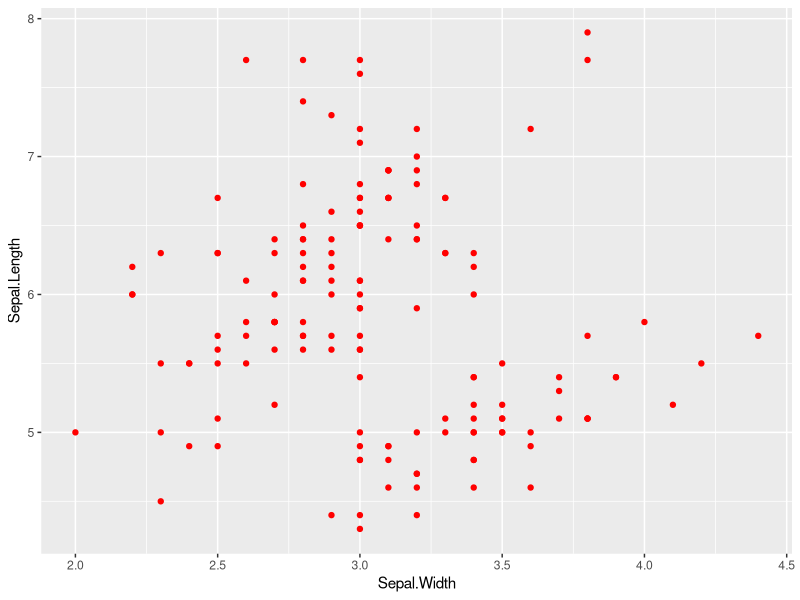
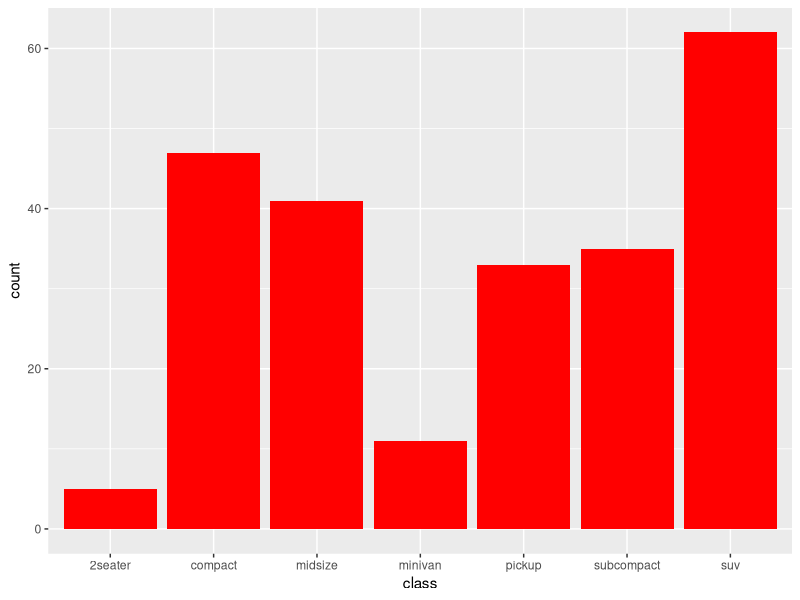
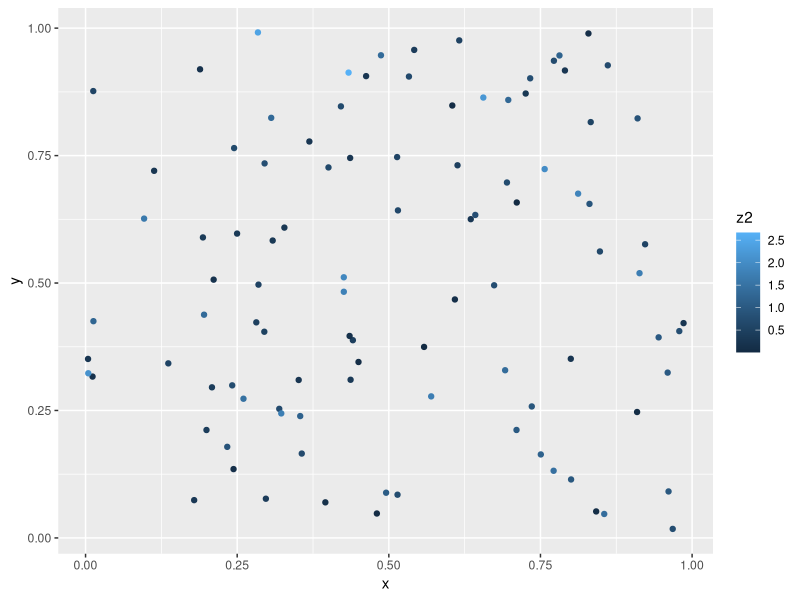
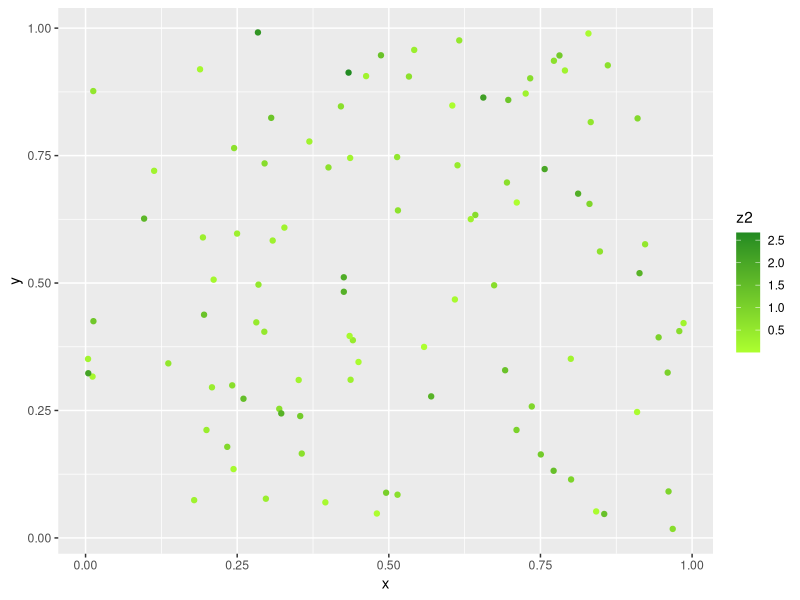
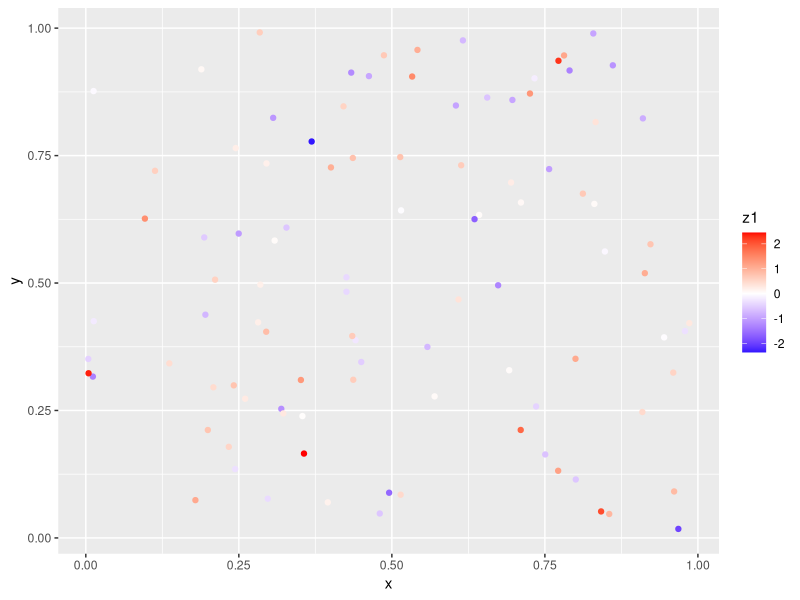
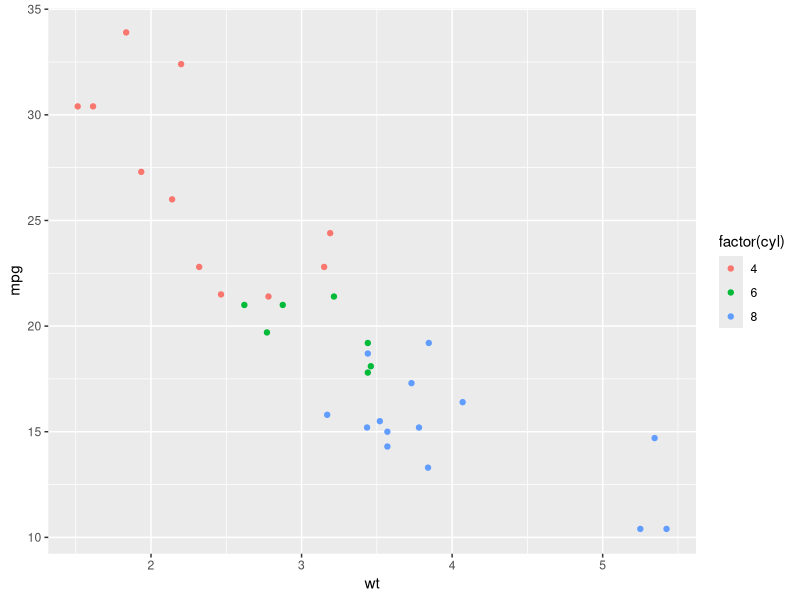
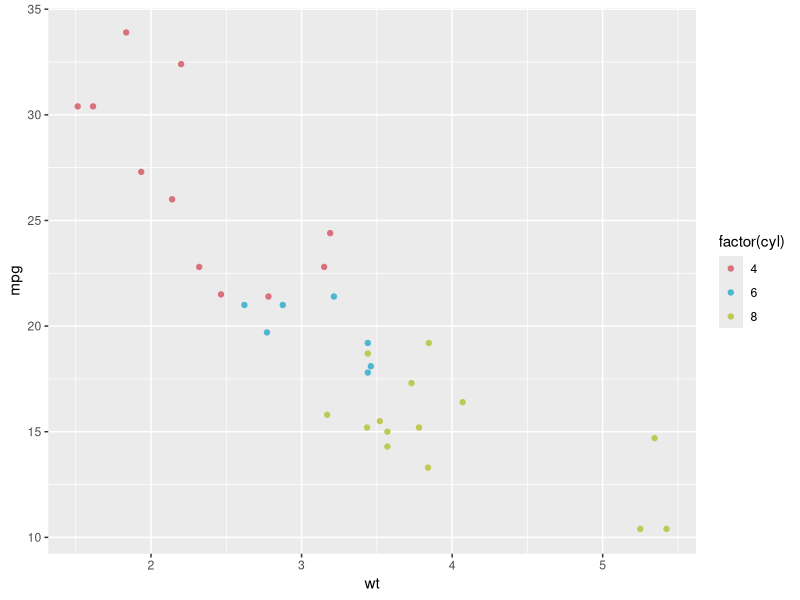

Generate these figures, in order, with R:
## ---- chunk 1
knitr::opts_chunk$set(fig.width=8, fig.height=6, fig.align = 'center',
                      error=FALSE, warning=FALSE, message=FALSE, dpi=300)

# Inelegant solution to font dependency issues
options(device = function(file, width, height) {
  png(tempfile(), width = width, height = height)
})

## ---- chunk 2
library(tidyverse)

ggplot(iris) + 
    geom_point(aes(x = Sepal.Width, y = Sepal.Length), color = 'red')
## ---- chunk 3
ggplot(mpg) +
    geom_bar(aes(x = class), fill = 'red')
## ---- chunk 4
df <- data.frame(
  x = runif(100), # 100 uniformly distributed random values
  y = runif(100), # 100 uniformly distributed random values
  z1 = rnorm(100), # 100 normally distributed random values
  z2 = abs(rnorm(100)) # 100 normally distributed random values mapped to positive
)
## ---- chunk 5
# Default colour scale colours from light blue to dark blue
g1 <- ggplot(df, aes(x, y)) +
  geom_point(aes(color = z2))

g1
## ---- chunk 6
g1 + 
  scale_color_gradient(low = 'greenyellow', high = 'forestgreen')
## ---- chunk 7
ggplot(df, aes(x, y)) +
  geom_point(aes(colour = z1)) +
  scale_color_gradient2(low = 'blue', mid = 'white', high = 'red')
## ---- chunk 8
g2 <- ggplot(mtcars, aes(x = wt, y = mpg)) +
  geom_point(aes(color = factor(cyl)))

g2
## ---- chunk 9
colors <- c("4" = "#D9717D", "6" = "#4DB6D0", "8" = "#BECA55")

g2 + 
  scale_color_manual(values = colors)
